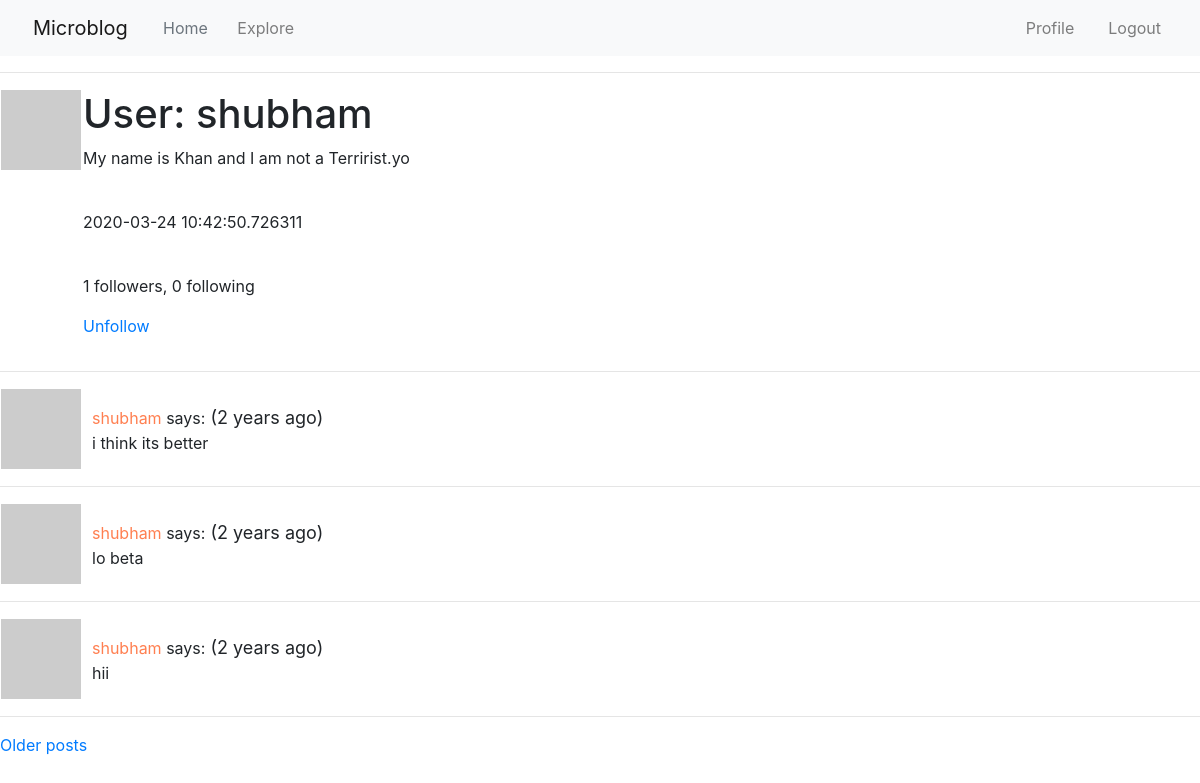
The app's page /user/shubham (signed in), older data.
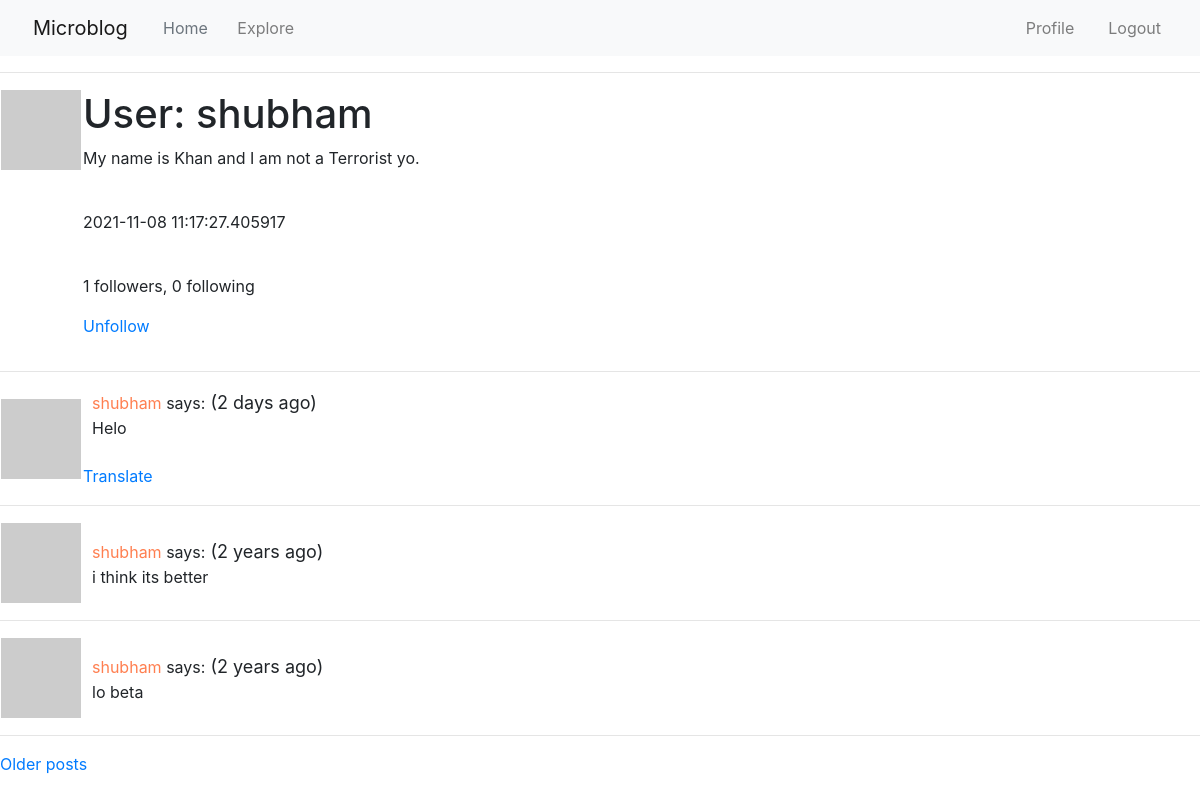
The same page, newer data.
### app/models.py (models this page shows, shortened)
class User(UserMixin, db.Model):
    id=db.Column(db.Integer, primary_key=True)
    username=db.Column(db.String(64), index=True, unique=True)
    email=db.Column(db.String(120), index=True, unique=True)
    password_hash=db.Column(db.String(128))
    posts=db.relationship('Post', backref='author', lazy='dynamic')
    about_me=db.Column(db.String(140))
    last_seen=db.Column(db.DateTime,default=datetime.utcnow)
    followed=db.relationship(
        'User',secondary=followers,
        primaryjoin=(followers.c.follower_id == id),
        secondaryjoin=(followers.c.followed_id == id),
        backref=db.backref('followers',lazy='dynamic'),lazy='dynamic')
    def avatar(self,size):
        digest = md5(self.email.lower().encode('utf-8')).hexdigest()
        return 'https://www.gravatar.com/avatar/{}?d=identicon&s={}'.format(digest,size)
    def is_following(self, user):
        return self.followed.filter(
            followers.c.followed_id == user.id).count() > 0

class Post(db.Model):
    id=db.Column(db.Integer, primary_key=True)
    body=db.Column(db.String(140))
    timestamp=db.Column(db.DateTime, index=True, default=datetime.utcnow)
    language = db.Column(db.String(5))
    user_id = db.Column(db.Integer, db.ForeignKey('user.id'))

### app/routes.py (the view)
@app.route('/user/<username>')
@login_required
def user(username):
    user= User.query.filter_by(username=username).first_or_404()
    page = request.args.get('page', 1, type=int)
    posts = user.posts.order_by(Post.timestamp.desc()).paginate(
        page, app.config['POSTS_PER_PAGE'], False)
    next_url = url_for('user', username=user.username, page=posts.next_num) \
        if posts.has_next else None
    prev_url = url_for('user', username=user.username, page=posts.prev_num) \
        if posts.has_prev else None
    return render_template('user.html', user=user, posts=posts.items,
                           next_url=next_url, prev_url=prev_url)

### app/models.py (called while the page is built)
@login.user_loader
def load_user(id):
    return User.query.get(int(id))

### app/routes.py (called while the page is built)
@app.before_request
def before_request():
    if current_user.is_authenticated:
        current_user.last_seen = datetime.utcnow()
        db.session.commit()
    g.locale = str(get_locale())

### app/templates/user.html (shortened to what this page needs)
{% extends "base.html" %}
{% block content %}
    <table>
        <tr valign="top">
            <td><img src="{{ user.avatar(150) }}"></td>
            <td>
                <h1>{{_('User')}}: {{ user.username }}</h1>
                {% if user.about_me %}<p>{{ user.about_me }}</p>{% endif %}<br>
                {% if user.last_seen %}<p>{{ user.last_seen }}</p>{% endif %}<br>
                <p>{{ _('%(count)d followers', count=user.followers.count()) }}, {{ _('%(count)d following', count=user.followed.count()) }}</p>
                {% if user == current_user %}
                <a href="{{ url_for('edit_profile') }}">{{_('Edit your profile')}}</a>
                {% elif not current_user.is_following(user) %}
                <p><a href="{{ url_for('follow', username=user.username) }}">{{_('Follow')}}</a></p>
                {% else %}
                <p><a href="{{ url_for('unfollow', username=user.username) }}">{{_('Unfollow')}}</a></p>
                </td>
                {% endif %}
        </tr>
    </table>
    <hr>
    {% for post in posts %}
        {% include '_post.html' %}
        <hr>
    {% endfor %}
    {% if next_url %}
    <a href="{{ next_url }}">{{_('Older posts')}}</a>
    {% endif %}
{% endblock %}

### app/templates/_post.html
<table>
    <tr value="top" style="">
        <div style="">
        <td><img src="{{ post.author.avatar(50) }}"></td>
        <td>
            &nbsp; <a href="{{ url_for('user' ,username=post.author.username) }}" style="text-decoration: none; color: coral;">
                {{ post.author.username }}
            </a>says:<span class="post-date" style="font-size:18px;padding-left:;"> ({{ moment(post.timestamp).fromNow() }})</span>
            <br>
            &nbsp;&nbsp;{{ post.body }}
            {% if post.language and post.language!=g.locale %}
                <br><br>
                <a href="#">{{ _('Translate') }}</a>
            {% endif %}
        </td>
        </div>
    </tr>
</table>

Row changes from the older to the newer data that the page shows:
no longer on this page (row unchanged): Post: author.username "shubham", timestamp "2 years ago", body "hii"
changed User "shubham": about_me "My name is Khan and I am not a Terririst.yo" → "My name is Khan and I am not a Terrorist yo."; last_seen "2020-03-24 10:42:50.726311" → "2021-11-08 11:17:27.405917"
added Post: author.username "shubham", timestamp "2 days ago", body "Helo"
